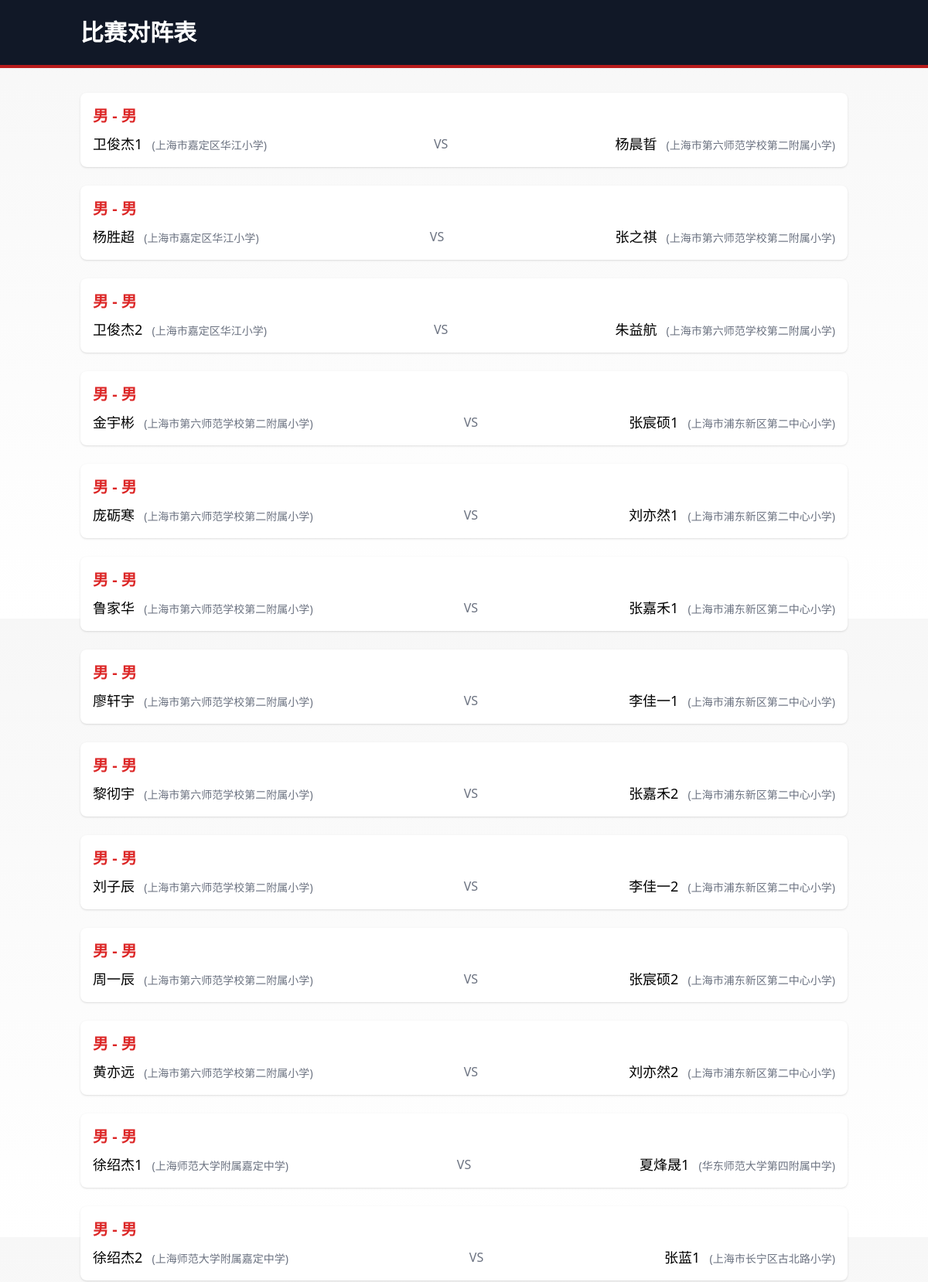
/stu_generate_matching (upper part), run on the app's committed database.
### app.py (models this page shows)
class AthStu(db.Model):
    __tablename__ = 'ath_stu'
    id = db.Column(db.Integer, primary_key=True)
    name = db.Column(db.String(100), nullable=False)
    gender = db.Column(db.String(10), nullable=False)
    birth = db.Column(db.Date, nullable=False)
    group = db.Column(db.String(50), nullable=False)
    program = db.Column(db.String(50), nullable=False)
    school = db.Column(db.String(100))
    district = db.Column(db.String(50))
    emergency_phone_call = db.Column(db.String(20), nullable=False)
    win_num = db.Column(db.Integer, default=0)

### app.py (the view)
@app.route('/stu_generate_matching')
def stu_generate_matching():
    global current_round
    all_players = AthStu.query.filter(AthStu.name.notin_(lost_players)).all()
    groups = categorize_players()
    matches = []
    for gender in groups.get('students', {}):
        for group in groups['students'][gender]:
            for program in groups['students'][gender][group]:
                for subgroup in groups['students'][gender][group][program]:
                    players = groups['students'][gender][group][program][subgroup]
                    matched_players = set()
                    for i in range(len(players)):
                        if players[i].id not in matched_players:
                            for j in range(i + 1, len(players)):
                                if players[j].id not in matched_players and players[i].school != players[j].school:
                                    matches.append({
                                        'player1': players[i].name,
                                        'player2': players[j].name,
                                        'gender': gender,
                                        'group': group,
                                        'program': program,
                                        'subgroup': subgroup,
                                        'school1': players[i].school,
                                        'school2': players[j].school
                                    })
                                    matched_players.add(players[i].id)
                                    matched_players.add(players[j].id)
                                    break
    print("生成的对阵数据:", matches)
    return render_template('stu_generate_matching.html', matches=matches)

### templates/stu_generate_matching.html (shortened to what this page needs)
<!DOCTYPE html>
<html lang="zh-CN">
<head>
    <script src="https://cdn.tailwindcss.com"></script>
</head>
<body class="min-h-screen flex flex-col">
    <header class="karate-header bg-gray-900 text-white py-6">
        <div class="container mx-auto px-4">
            <h1 class="text-3xl font-bold">比赛对阵表</h1>
        </div>
    </header>
    <main class="flex-grow container mx-auto px-4 py-8">
        {% if matches %}
        <div class="space-y-6">
            {% for match in matches %}
            <div class="match-item bg-white p-4 rounded-lg shadow" onclick="openModal('{{ match.player1 }}', '{{ match.player2 }}', '{{ match.gender }}', '{{ match.group }}', '{{ match.program }}', '{{ match.subgroup }}', '{{ match.school1 }}', '{{ match.school2 }}')">
                <h3 class="text-xl font-semibold text-red-600 mb-2">
                    {{ match.group }} - {{ match.gender }}
                </h3>
                <div class="flex justify-between items-center">
                    <div>
                        <span class="text-lg">{{ match.player1 }}</span>
                        <span class="text-sm text-gray-500 ml-2">({{ match.school1 or '未知学校' }})</span>
                    </div>
                    <span class="mx-4 text-gray-500">VS</span>
                    <div>
                        <span class="text-lg">{{ match.player2 }}</span>
                        <span class="text-sm text-gray-500 ml-2">({{ match.school2 or '未知学校' }})</span>
                    </div>
                </div>
            </div>
            {% endfor %}
        </div>
        {% else %}
        <p class="text-lg text-center text-gray-600">暂无对阵数据</p>
        {% endif %}
    </main>
</body>
</html>

### templates/stu_generate_matching.html (style rules this page uses)
body { background: linear-gradient(to bottom, #f7f7f7, #ffffff); }
.karate-header { border-bottom: 4px solid #b91c1c; }
.match-item { cursor: pointer; transition: transform 0.2s; }

### data on the page
AthStu: player1 "卫俊杰1", school "上海市嘉定区华江小学"
AthStu: player2 "杨晨晢", school "上海市第六师范学校第二附属小学"
AthStu: player1 "杨胜超", school "上海市嘉定区华江小学"
AthStu: player2 "张之祺", school "上海市第六师范学校第二附属小学"
AthStu: player1 "卫俊杰2", school "上海市嘉定区华江小学"
AthStu: player2 "朱益航", school "上海市第六师范学校第二附属小学"
AthStu: player1 "金宇彬", school "上海市第六师范学校第二附属小学"
AthStu: player2 "张宸硕1", school "上海市浦东新区第二中心小学"
AthStu: player1 "庞砺寒", school "上海市第六师范学校第二附属小学"
AthStu: player2 "刘亦然1", school "上海市浦东新区第二中心小学"
AthStu: player1 "鲁家华", school "上海市第六师范学校第二附属小学"
AthStu: player2 "张嘉禾1", school "上海市浦东新区第二中心小学"
AthStu: player1 "廖轩宇", school "上海市第六师范学校第二附属小学"
AthStu: player2 "李佳一1", school "上海市浦东新区第二中心小学"
AthStu: player1 "黎彻宇", school "上海市第六师范学校第二附属小学"
AthStu: player2 "张嘉禾2", school "上海市浦东新区第二中心小学"
AthStu: player1 "刘子辰", school "上海市第六师范学校第二附属小学"
AthStu: player2 "李佳一2", school "上海市浦东新区第二中心小学"
AthStu: player1 "周一辰", school "上海市第六师范学校第二附属小学"
AthStu: player2 "张宸硕2", school "上海市浦东新区第二中心小学"
AthStu: player1 "黄亦远", school "上海市第六师范学校第二附属小学"
AthStu: player2 "刘亦然2", school "上海市浦东新区第二中心小学"
AthStu: player1 "徐绍杰1", school "上海师范大学附属嘉定中学"
AthStu: player2 "夏烽晟1", school "华东师范大学第四附属中学"
AthStu: player1 "徐绍杰2", school "上海师范大学附属嘉定中学"
AthStu: player2 "张蓝1", school "上海市长宁区古北路小学"

### other printed values
{{ match.group }} "男" "男" "男" "男" "男" "男" "男" "男" "男" "男" "男" "男" "男"
{{ match.gender }} "男" "男" "男" "男" "男" "男" "男" "男" "男" "男" "男" "男" "男"
